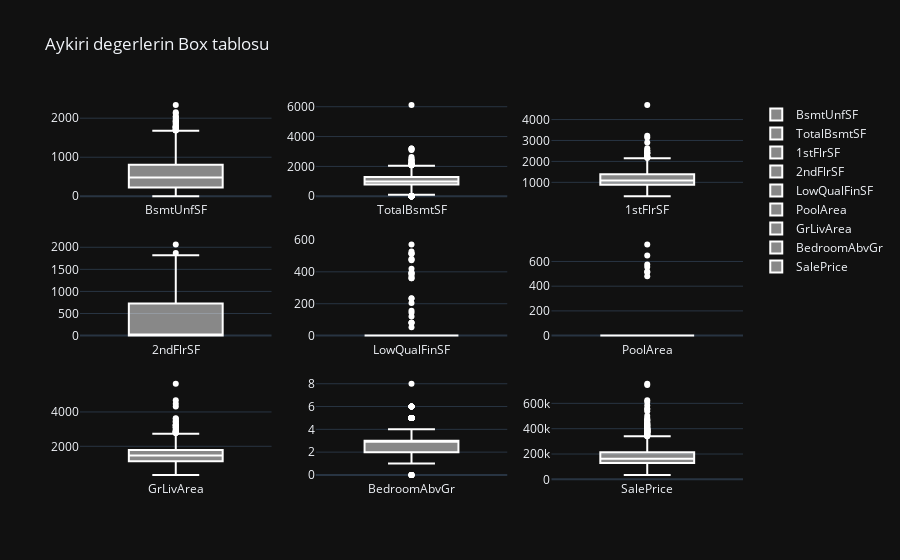

The notebook cell this image was saved under:
### Code cell
fig=make_subplots(rows=3,cols=3)

fig.add_trace(go.Box(y=df["BsmtUnfSF"].values , name= "BsmtUnfSF", marker_color="white"),row=1,col=1)
fig.add_trace(go.Box(y=df["TotalBsmtSF"].values , name= "TotalBsmtSF", marker_color="white"),row=1,col=2)
fig.add_trace(go.Box(y=df["1stFlrSF"].values , name= "1stFlrSF", marker_color="white"),row=1,col=3)
fig.add_trace(go.Box(y=df["2ndFlrSF"].values , name= "2ndFlrSF", marker_color="white"),row=2,col=1)
fig.add_trace(go.Box(y=df["LowQualFinSF"].values , name= "LowQualFinSF", marker_color="white"),row=2,col=2)
fig.add_trace(go.Box(y=df["PoolArea"].values , name= "PoolArea", marker_color="white"),row=2,col=3)
fig.add_trace(go.Box(y=df["GrLivArea"].values , name= "GrLivArea", marker_color="white"),row=3,col=1)
fig.add_trace(go.Box(y=df["BedroomAbvGr"].values , name= "BedroomAbvGr", marker_color="white"),row=3,col=2)
fig.add_trace(go.Box(y=df["SalePrice"].values , name= "SalePrice", marker_color="white"),row=3,col=3)

fig.update_layout(
    title="Aykiri degerlerin Box tablosu ",
    template="plotly_dark"
)
fig.show()

### Figure 1 — Plotly figure (JSON) as saved in the notebook; plotly's stock layout.template omitted (floating-point values rounded to 4 significant figures; data arrays with more than 128 entries replaced by an {"elided": "..."} marker saying what was removed)
{"data": [{"marker": {"color": "white"}, "name": "BsmtUnfSF", "type": "box", "xaxis": "x", "y": {"elided": "1459 int values"}, "yaxis": "y"}, {"marker": {"color": "white"}, "name": "TotalBsmtSF", "type": "box", "xaxis": "x2", "y": {"elided": "1459 int values"}, "yaxis": "y2"}, {"marker": {"color": "white"}, "name": "1stFlrSF", "type": "box", "xaxis": "x3", "y": {"elided": "1459 int values"}, "yaxis": "y3"}, {"marker": {"color": "white"}, "name": "2ndFlrSF", "type": "box", "xaxis": "x4", "y": {"elided": "1459 int values"}, "yaxis": "y4"}, {"marker": {"color": "white"}, "name": "LowQualFinSF", "type": "box", "xaxis": "x5", "y": {"elided": "1459 int values"}, "yaxis": "y5"}, {"marker": {"color": "white"}, "name": "PoolArea", "type": "box", "xaxis": "x6", "y": {"elided": "1459 int values"}, "yaxis": "y6"}, {"marker": {"color": "white"}, "name": "GrLivArea", "type": "box", "xaxis": "x7", "y": {"elided": "1459 int values"}, "yaxis": "y7"}, {"marker": {"color": "white"}, "name": "BedroomAbvGr", "type": "box", "xaxis": "x8", "y": {"elided": "1459 int values"}, "yaxis": "y8"}, {"marker": {"color": "white"}, "name": "SalePrice", "type": "box", "xaxis": "x9", "y": {"elided": "1459 int values"}, "yaxis": "y9"}], "layout": {"title": {"text": "Aykiri degerlerin Box tablosu "}, "xaxis": {"anchor": "y", "domain": [0, 0.2889]}, "xaxis2": {"anchor": "y2", "domain": [0.3556, 0.6444]}, "xaxis3": {"anchor": "y3", "domain": [0.7111, 1]}, "xaxis4": {"anchor": "y4", "domain": [0, 0.2889]}, "xaxis5": {"anchor": "y5", "domain": [0.3556, 0.6444]}, "xaxis6": {"anchor": "y6", "domain": [0.7111, 1]}, "xaxis7": {"anchor": "y7", "domain": [0, 0.2889]}, "xaxis8": {"anchor": "y8", "domain": [0.3556, 0.6444]}, "xaxis9": {"anchor": "y9", "domain": [0.7111, 1]}, "yaxis": {"anchor": "x", "domain": [0.7333, 1]}, "yaxis2": {"anchor": "x2", "domain": [0.7333, 1]}, "yaxis3": {"anchor": "x3", "domain": [0.7333, 1]}, "yaxis4": {"anchor": "x4", "domain": [0.3667, 0.6333]}, "yaxis5": {"anchor": "x5", "domain": [0.3667, 0.6333]}, "yaxis6": {"anchor": "x6", "domain": [0.3667, 0.6333]}, "yaxis7": {"anchor": "x7", "domain": [0, 0.2667]}, "yaxis8": {"anchor": "x8", "domain": [0, 0.2667]}, "yaxis9": {"anchor": "x9", "domain": [0, 0.2667]}}}
